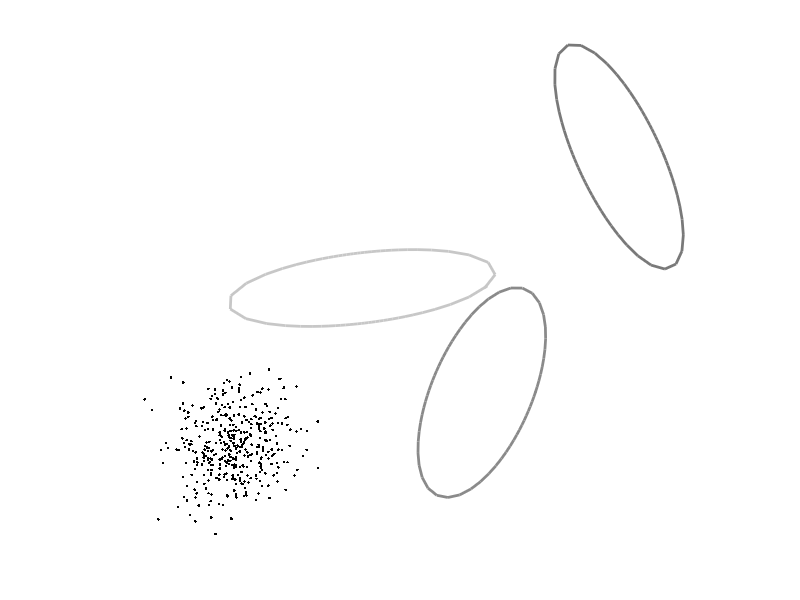
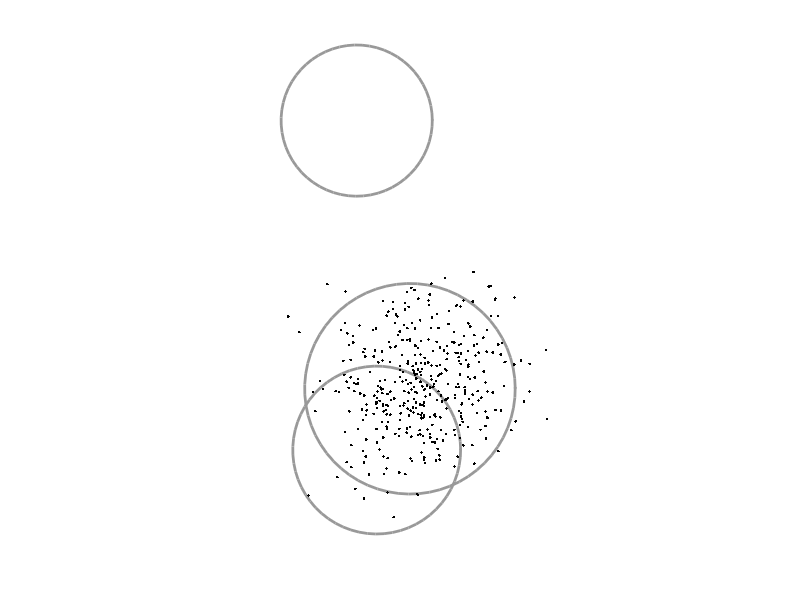

Write the MATLAB code that produced these figures, in order.
function r=practicalMixGaussC

%The goal of this practical is to generate some data from an n-Dimensional
%mixtures of Gaussians model, and subsequently to fit an
%n-dimensional mixtures of Gaussians model to it to recover the original
%parameters

%You should use this template for your code and fill in the missing 
%sections marked "TO DO"

%close all open plots
close all;

%define true parameters for mixture of k Gaussians
%we will represent the mixtures of Gaussians as a Matlab structure
%in d dimenisions, the mean field
%will be a dxk matrix and the cov field will be a dxdxk matrix.
mixGaussTrue.k = 3;
mixGaussTrue.d = 2;
mixGaussTrue.weight = [0.1309 0.3966 0.4725];
mixGaussTrue.mean(:,1) = [ 4.0491 ; 4.8597];
mixGaussTrue.mean(:,2) = [ 7.7578 ; 1.6335];
mixGaussTrue.mean(:,3) = [11.9945 ; 8.9206];
mixGaussTrue.cov(:,:,1) = [  4.2534    0.4791;  0.4791    0.3522];
mixGaussTrue.cov(:,:,2) = [  0.9729    0.8723;  0.8723    2.6317];
mixGaussTrue.cov(:,:,3) = [  0.9886   -1.2244; -1.2244    3.0187];

%define number of samples to generate
nData = 400;

%generate data from the mixture of Gaussians
%TO DO - fill in this routine (below)
data = mixGaussGen(mixGaussTrue,nData);

%draw data, true Gaussians
figure;
drawEMData2d(data,mixGaussTrue);
drawnow;

%define number of components to estimate
nGaussEst = 3;

%fit mixture of Gaussians
%TO DO fill in this routine (below)
figure;
mixGaussEst = fitMixGauss(data,nGaussEst);




%==========================================================================
%==========================================================================

%the goal of this function is to generate data from a k-dimensional
%mixtures of Gaussians structure.
function data = mixGaussGen(mixGauss,nData);

%create space for output data
data = zeros(mixGauss.d,nData);
%for each data point
for (cData =1:nData)
    %randomly choose Gaussian according to probability distributions
    h = sampleFromDiscrete(mixGauss.weight);
    %draw a sample from the appropriate Gaussian distribution
    %first sample from the covariance matrix (google how to do this - it
    %will involve the Matlab command 'chol').  Then add the mean vector
    %TO DO (f)- replace this
    data(:,cData) = randn(mixGauss.d,1);
   
end;
    
%==========================================================================
%==========================================================================

function mixGaussEst = fitMixGauss(data,k);
        
[nDim nData] = size(data);

%MAIN E-M ROUTINE 
%there are nData data points, and there is a hidden variable associated
%with each.  If the hidden variable is 0 this indicates that the data was
%generated by the first Gaussian.  If the hidden variable is 1 then this
%indicates that the hidden variable was generated by the second Gaussian
%etc.

postHidden = zeros(k, nData);

%in the E-M algorithm, we calculate a complete posterior distribution over
%the (nData) hidden variables in the E-Step.  In the M-Step, we
%update the parameters of the Gaussians (mean, cov, w).  

%we will initialize the values to random values
mixGaussEst.d = nDim;
mixGaussEst.k = k;
mixGaussEst.weight = (1/k)*ones(1,k);
mixGaussEst.mean = 2*randn(nDim,k);
for (cGauss =1:k)
    mixGaussEst.cov(:,:,cGauss) = (0.5+1.5*rand(1))*eye(nDim,nDim);
end;

%calculate current likelihood
%TO DO - fill in this routine
logLike = getMixGaussLogLike(data,mixGaussEst);
fprintf('Log Likelihood Iter 0 : %4.3f\n',logLike);

nIter = 20;
for (cIter = 1:nIter)
   %Expectation step
   
   for (cData = 1:nData)
        %TO DO (g): fill in column of 'hidden' - calculate posterior probability that
        %this data point came from each of the Gaussians
        %replace this:
        postHidden(:,cData) = 1/k;
   end;
   
   %Maximization Step
   
   %for each constituent Gaussian
   for (cGauss = 1:k) 
        %TO DO (h):  Update weighting parameters mixGauss.weight based on the total
        %posterior probability associated with each Gaussian. Replace this:
        mixGaussEst.weight(cGauss) = mixGaussEst.weight(cGauss); 
   
        %TO DO (i):  Update mean parameters mixGauss.mean by weighted average
        %where weights are given by posterior probability associated with
        %Gaussian.  Replace this:
        mixGaussEst.mean(cGauss) = mixGaussEst.mean(cGauss);
        
        %TO DO (j):  Update covarance parameter based on weighted average of
        %square distance from update mean, where weights are given by
        %posterior probability associated with Gaussian
        mixGaussEst.cov(:,:,cGauss) = mixGaussEst.cov(:,:,cGauss);
   end;
   
   %draw the new solution
   drawEMData2d(data,mixGaussEst);drawnow;

   %calculate the log likelihood
   logLike = getMixGaussLogLike(data,mixGaussEst);
   fprintf('Log Likelihood Iter %d : %4.3f\n',cIter,logLike);

end;


%==========================================================================
%==========================================================================

%the goal of this routine is to calculate the log likelihood for the whole
%data set under a mixture of Gaussians model. We calculate the log as the
%likelihood will probably be a very small number that Matlab may not be
%able to represent.
function logLike = getMixGaussLogLike(data,mixGaussEst);

%find total number of data items
nData = size(data,2);

%initialize log likelihoods
logLike = 0;

%run through each data item
for(cData = 1:nData)
    thisData = data(:,cData);    
    %TO DO - calculate likelihood of this data point under mixture of
    %Gaussians model. Replace this
    like = 1;
    
    %add to total log like
    logLike = logLike+log(like);        
end;


%==========================================================================
%==========================================================================

%The goal fo this routine is to draw the data in histogram form and plot
%the mixtures of Gaussian model on top of it.
function r = drawEMData2d(data,mixGauss)


set(gcf,'Color',[1 1 1]);
plot(data(1,:),data(2,:),'k.');

for (cGauss = 1:mixGauss.k)
    drawGaussianOutline(mixGauss.mean(:,cGauss),mixGauss.cov(:,:,cGauss),mixGauss.weight(cGauss));
    hold on;
end;
plot(data(1,:),data(2,:),'k.');
axis square;axis equal;
axis off;
hold off;drawnow;

    


%=================================================================== 
%===================================================================

%draw 2DGaussian
function r= drawGaussianOutline(m,s,w)

hold on;
angleInc = 0.1;

c = [0.9*(1-w) 0.9*(1-w) 0.9*(1-w)];


for (cAngle = 0:angleInc:2*pi)
    angle1 = cAngle;
    angle2 = cAngle+angleInc;
    [x1 y1] = getGaussian2SD(m,s,angle1);
    [x2 y2] = getGaussian2SD(m,s,angle2);
    plot([x1 x2],[y1 y2],'k-','LineWidth',2,'Color',c);
end

%===================================================================
%===================================================================

%find position of in xy co-ordinates at 2SD out for a certain angle
function [x,y]= getGaussian2SD(m,s,angle1)

if (size(s,2)==1)
    s = diag(s);
end;

vec = [cos(angle1) sin(angle1)];
factor = 4/(vec*inv(s)*vec');

x = cos(angle1) *sqrt(factor);
y = sin(angle1) *sqrt(factor);

x = x+m(1);
y = y+m(2);

%==========================================================================
%==========================================================================

%draws a random sample from a discrete probability distribution using a
%rejection sampling method
function r = sampleFromDiscrete(probDist);

nIndex = length(probDist);
while(1)
    %choose random index
    r=ceil(rand(1)*nIndex);
    %choose random height
    randHeight = rand(1);
    %if height is less than probability value at this point in the
    %histogram then select
    if (randHeight<probDist(r))
        break;
    end;
end;

